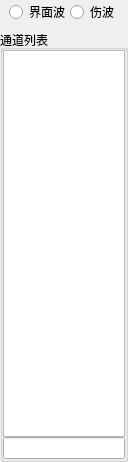
<?xml version="1.0" encoding="UTF-8"?>
<ui version="4.0">
 <class>PanelChannel</class>
 <widget class="QWidget" name="PanelChannel">
  <property name="geometry">
   <rect>
    <x>0</x>
    <y>0</y>
    <width>124</width>
    <height>462</height>
   </rect>
  </property>
  <property name="windowTitle">
   <string>Form</string>
  </property>
  <layout class="QGridLayout" name="gridLayout_2">
   <property name="leftMargin">
    <number>0</number>
   </property>
   <property name="topMargin">
    <number>0</number>
   </property>
   <property name="rightMargin">
    <number>0</number>
   </property>
   <property name="bottomMargin">
    <number>0</number>
   </property>
   <property name="horizontalSpacing">
    <number>0</number>
   </property>
   <property name="verticalSpacing">
    <number>6</number>
   </property>
   <item row="1" column="0">
    <widget class="QGroupBox" name="groupChannels">
     <property name="title">
      <string>通道列表</string>
     </property>
     <layout class="QGridLayout" name="gridLayout">
      <property name="leftMargin">
       <number>0</number>
      </property>
      <property name="topMargin">
       <number>0</number>
      </property>
      <property name="rightMargin">
       <number>0</number>
      </property>
      <property name="bottomMargin">
       <number>0</number>
      </property>
      <property name="spacing">
       <number>0</number>
      </property>
      <item row="2" column="0">
       <widget class="QLineEdit" name="filtreEdit"/>
      </item>
      <item row="1" column="0">
       <widget class="QTreeView" name="channels">
        <property name="sortingEnabled">
         <bool>true</bool>
        </property>
        <property name="headerHidden">
         <bool>true</bool>
        </property>
       </widget>
      </item>
     </layout>
    </widget>
   </item>
   <item row="0" column="0">
    <layout class="QHBoxLayout" name="horizontalLayout">
     <property name="spacing">
      <number>0</number>
     </property>
     <property name="leftMargin">
      <number>9</number>
     </property>
     <property name="rightMargin">
      <number>9</number>
     </property>
     <item>
      <widget class="QRadioButton" name="surface">
       <property name="text">
        <string>界面波</string>
       </property>
      </widget>
     </item>
     <item>
      <widget class="QRadioButton" name="flaw">
       <property name="text">
        <string>伤波</string>
       </property>
      </widget>
     </item>
    </layout>
   </item>
  </layout>
 </widget>
 <resources/>
 <connections/>
</ui>
